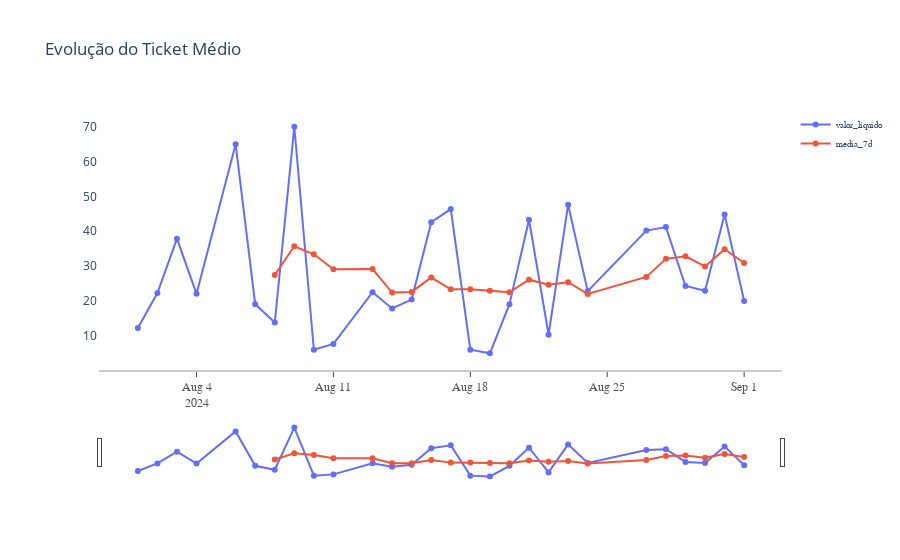

Notebook source saved alongside this figure:
### Code cell
graf_plotly(dataframe_tkm,'Evolução do Ticket Médio')

### Figure 1 — Plotly figure (JSON) as saved in the notebook; plotly's stock layout.template omitted (floating-point values rounded to 4 significant figures)
{"data": [{"mode": "markers+lines", "name": "valor_liquido", "type": "scatter", "visible": true, "x": ["2024-08-01T00:00:00", "2024-08-02T00:00:00", "2024-08-03T00:00:00", "2024-08-04T00:00:00", "2024-08-06T00:00:00", "2024-08-07T00:00:00", "2024-08-08T00:00:00", "2024-08-09T00:00:00", "2024-08-10T00:00:00", "2024-08-11T00:00:00", "2024-08-13T00:00:00", "2024-08-14T00:00:00", "2024-08-15T00:00:00", "2024-08-16T00:00:00", "2024-08-17T00:00:00", "2024-08-18T00:00:00", "2024-08-19T00:00:00", "2024-08-20T00:00:00", "2024-08-21T00:00:00", "2024-08-22T00:00:00", "2024-08-23T00:00:00", "2024-08-24T00:00:00", "2024-08-27T00:00:00", "2024-08-28T00:00:00", "2024-08-29T00:00:00", "2024-08-30T00:00:00", "2024-08-31T00:00:00", "2024-09-01T00:00:00"], "y": [12.25, 22.25, 37.86, 22.04, 64.94, 19.08, 13.79, 69.98, 5.99, 7.675, 22.49, 17.86, 20.39, 42.59, 46.36, 5.99, 4.99, 19.08, 43.3, 10.31, 47.61, 22.82, 40.19, 41.19, 24.29, 22.9, 44.78, 19.97]}, {"mode": "markers+lines", "name": "media_7d", "type": "scatter", "visible": true, "x": ["2024-08-01T00:00:00", "2024-08-02T00:00:00", "2024-08-03T00:00:00", "2024-08-04T00:00:00", "2024-08-06T00:00:00", "2024-08-07T00:00:00", "2024-08-08T00:00:00", "2024-08-09T00:00:00", "2024-08-10T00:00:00", "2024-08-11T00:00:00", "2024-08-13T00:00:00", "2024-08-14T00:00:00", "2024-08-15T00:00:00", "2024-08-16T00:00:00", "2024-08-17T00:00:00", "2024-08-18T00:00:00", "2024-08-19T00:00:00", "2024-08-20T00:00:00", "2024-08-21T00:00:00", "2024-08-22T00:00:00", "2024-08-23T00:00:00", "2024-08-24T00:00:00", "2024-08-27T00:00:00", "2024-08-28T00:00:00", "2024-08-29T00:00:00", "2024-08-30T00:00:00", "2024-08-31T00:00:00", "2024-09-01T00:00:00"], "y": [null, null, null, null, null, null, 27.46, 35.7, 33.38, 29.07, 29.13, 22.41, 22.6, 26.71, 23.34, 23.34, 22.95, 22.47, 26.1, 24.66, 25.38, 22.02, 26.9, 32.07, 32.82, 29.9, 34.83, 30.88]}], "layout": {"autosize": true, "legend": {"font": {"family": "Arial", "size": 9}}, "margin": {"autoexpand": true, "l": 100, "r": 20, "t": 110}, "plot_bgcolor": "white", "showlegend": true, "title": {"text": "Evolução do Ticket Médio"}, "xaxis": {"linecolor": "rgb(204, 204, 204)", "linewidth": 2, "rangeslider": {"visible": true}, "showgrid": false, "showline": true, "showticklabels": true, "tickfont": {"color": "rgb(82, 82, 82)", "family": "Arial", "size": 12}, "ticks": "outside", "type": "date"}, "yaxis": {"showgrid": false, "showline": true, "showticklabels": true, "zeroline": true}}}
